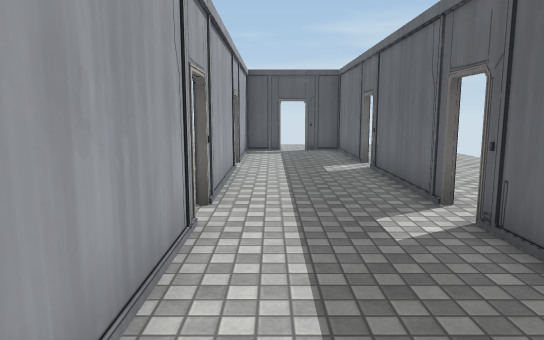
[1] (above)

13 first-person views from a walk through a scene from a Unity 3-D project. The camera is 1.5 m above the floor, tilts 8° down and sees 70° across. Doors are open. The floor is counted in squares, 1 m on a side. Each view is taken from the middle of a square. On the plan, view 1 faces up. The plan holds only what a view shows up to about 17 squares ahead; the rest is blank. The player character is not drawn. Some animated figures are not drawn. Some surface patterns are stand-ins.

[2]
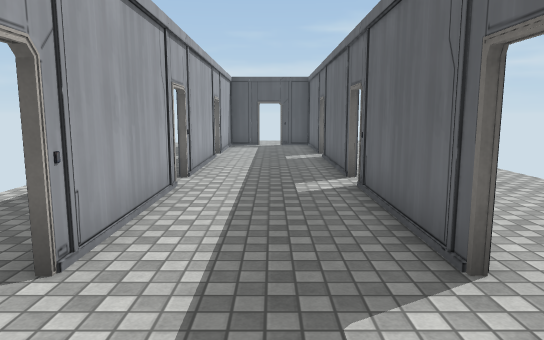

[3]
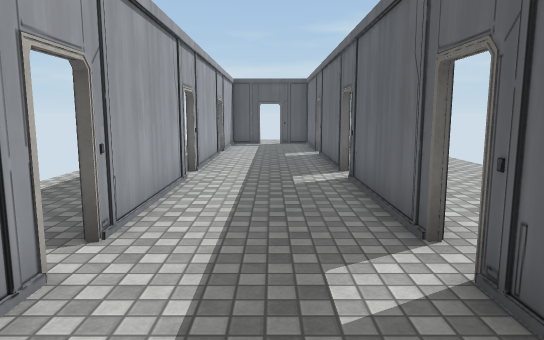

[4]
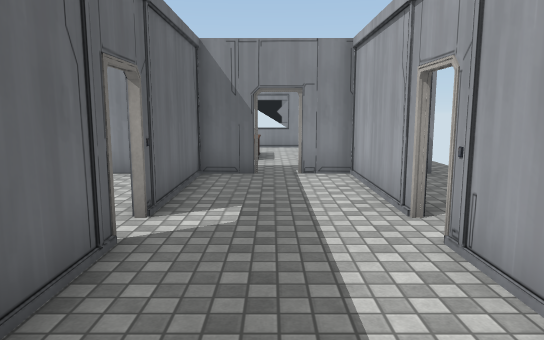

[5]
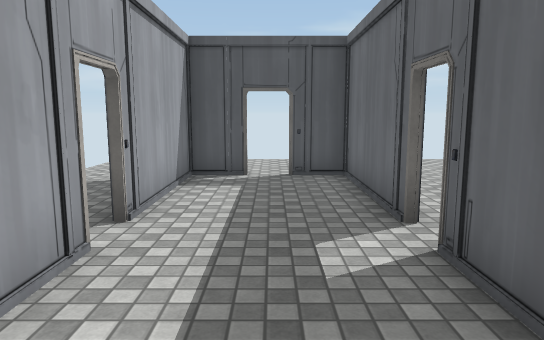

[6]
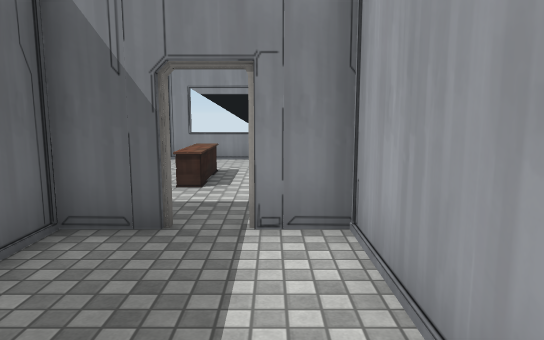

[7]
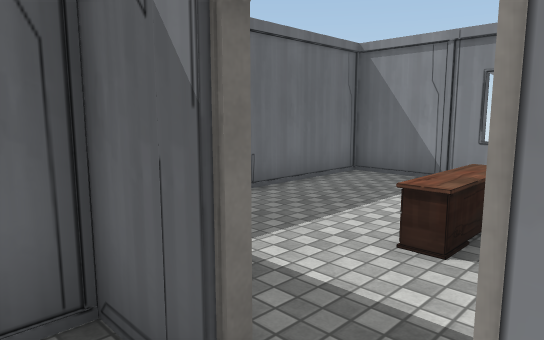

[8]
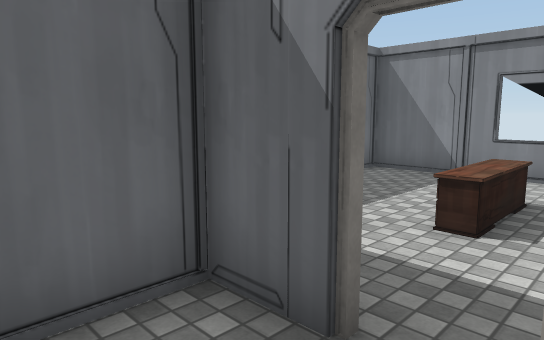

[9]
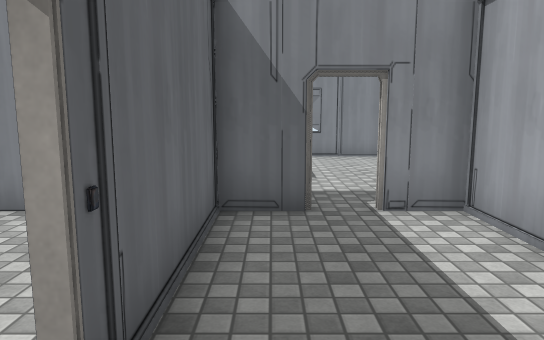

[10]
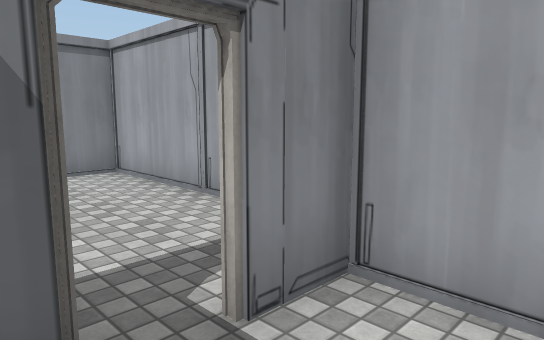

[11]
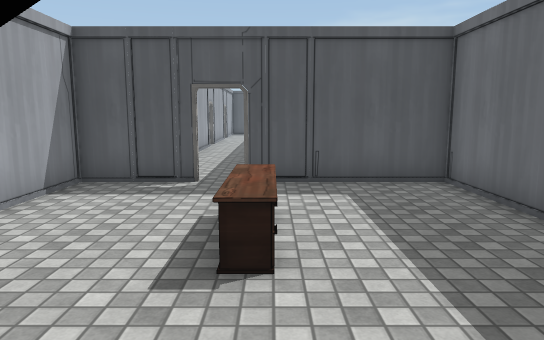

[12]
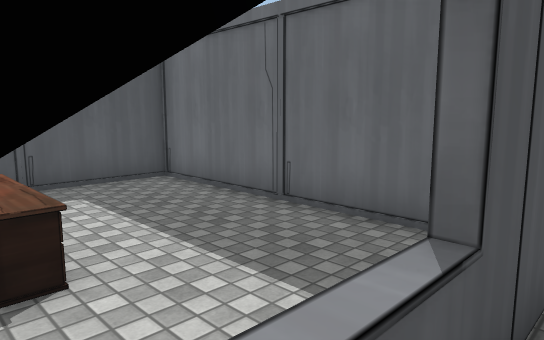

[13]
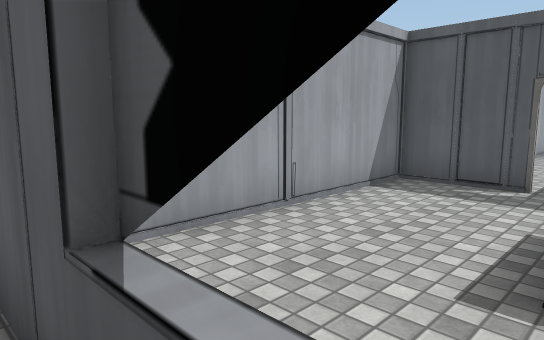

### Floor plan
Points are (right, up) in squares from view 1. A wall is a line through its corners. A room is listed if a view was taken in it or the views show most of it. See-through windows are left out.
Room 1 (views 1, 2, 3, 4, 5, 6, 7, 8, 9, 10)
walls: (2.9, 6.4) (2.9, 11.3); (-1.1, 5.4) (-1.1, 0.4); (-1.1, 11.4) (-1.1, 6.4); (2.9, 0.4) (2.9, 5.4); (2.9, 12.3) (2.9, 16.8) (1.4, 16.8); (-1.1, -0.5) (-1.1, -5) (0.4, -5); (0.4, 16.8) (-1.1, 16.8) (-1.1, 12.2); (1.2, -5) (2.9, -5) (2.9, -0.5)
ways out: open door at (-1, 0); open door at (-1, 6); open door at (1, -5); open door at (1, 17); open door at (3, 0); open door at (3, 5.5); open door at (3, 11.5); gap at (-1, 11.5)
Room 2 (views 11, 12, 13)
walls: (1.6, -13.3) (0.2, -13.3); (4.4, -13.5) (-1.5, -13.5)
Room 3 (no view inside)
walls: (0.4, -5.2) (-2.4, -5.2) (-2.4, -13.3) (6, -13.3) (6, -5.2) (1.4, -5.2)
objects: other object (1, -10) to (2, -8)

Positions as (right, up) in squares from view 1, and headings:
1: (0, 0), facing up
2: (1, -3), facing up
3: (1, -4), facing up
4: (1, 5), facing down
5: (1, 7), facing up
6: (0, 0), facing down
7: (0, -4), facing down-right
8: (0, -3), facing down-right
9: (2, 1), facing down
10: (2, -3), facing down-left
11: (2, -14), facing up
12: (1, -14), facing up-right
13: (2, -14), facing up-left
